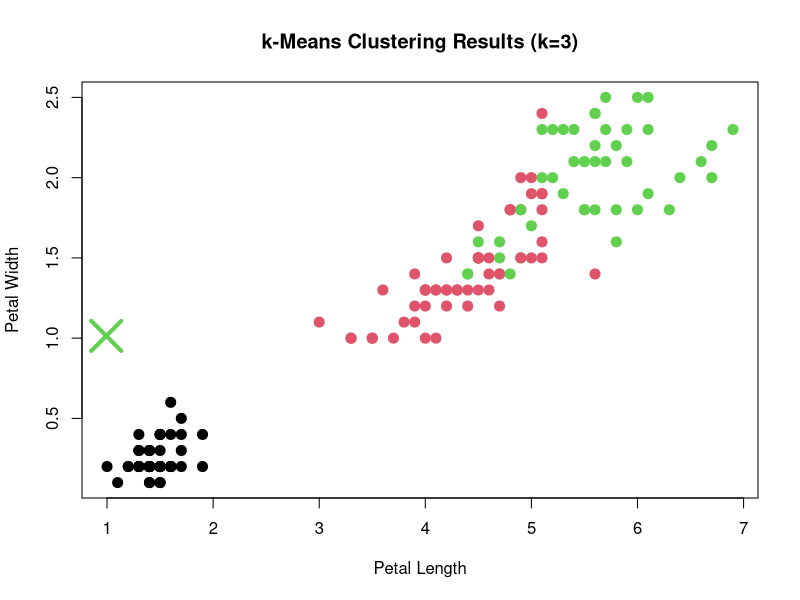

Write R code to recreate this figure.
# 1. Prepare Data ---
# We use the 'iris' dataset but remove the 'Species' column (column 5)
# k-Means is unsupervised, so it must find groups without the "answer".
iris_features <- iris[, 1:4]

# --- 2. Scale the Data (Critical Step) ---
# k-Means uses distance, so we scale features to have a mean of 0 
# and a standard deviation of 1. This prevents features with
# large ranges (like Petal.Length) from dominating the algorithm.
iris_scaled <- scale(iris_features)

# --- 3. Run the k-Means Algorithm ---
# We set 'centers = 3' because we expect 3 groups (like the 3 species).
# 'set.seed()' ensures your random starting points are the same as mine,
# so you get the same results. 'nstart' runs the algorithm 25 times
# with different random starting points and picks the best result.
set.seed(42) 
km_result <- kmeans(iris_scaled, centers = 3, nstart = 25)

# --- 4. Analyze the Results ---

# Print a summary of the model
print(km_result)

# 'km_result$cluster' contains the cluster number (1, 2, or 3) for each flower.
# Let's compare the clusters it found to the real species.
cat("\n--- Comparison Table (Found Clusters vs. Real Species) ---\n")
comparison_table <- table(Actual_Species = iris$Species, Cluster_Found = km_result$cluster)
print(comparison_table)

# --- 5. Visualize the Clusters ---
# We plot the original (unscaled) data, but use the 'km_result$cluster'
# to color each point. This lets us see the groups the algorithm found.
plot(iris_features[, c("Petal.Length", "Petal.Width")],
     col = km_result$cluster,
     main = "k-Means Clustering Results (k=3)",
     xlab = "Petal Length",
     ylab = "Petal Width",
     pch = 20, # Use solid circles
     cex = 2)  # Make circles larger

# Add the final cluster centers (centroids) to the plot
points(km_result$centers[, c("Petal.Length", "Petal.Width")],
       col = 1:3,
       pch = 4,   # A cross 'X' symbol
       cex = 4,   # Make 'X' large
       lwd = 4)  # Make 'X' thick

